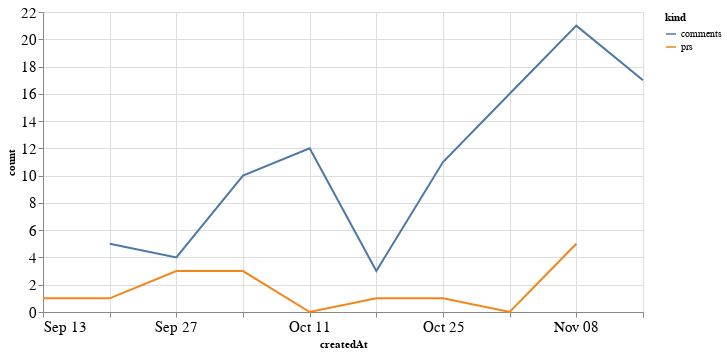

Source (notebook cell):
### Code cell
alt.Chart(total_time, width=600).mark_line().encode(
    x='createdAt',
    y='count',
    color='kind'
)

### Figure 1 — Vega-Lite specification as saved in the notebook (floating-point values rounded to 4 significant figures)
{"config": {"axisLeft": {"labelFontSize": 15}, "axisBottom": {"labelFontSize": 15}}, "data": {"name": "data-07a49b7de799172bb21f87c26c95b91c"}, "mark": "line", "encoding": {"color": {"type": "nominal", "field": "kind"}, "x": {"type": "temporal", "field": "createdAt"}, "y": {"type": "quantitative", "field": "count"}}, "width": 600, "$schema": "https://vega.github.io/schema/vega-lite/v4.8.1.json", "datasets": {"data-07a49b7de799172bb21f87c26c95b91c": [{"createdAt": "2020-09-13T00:00:00", "kind": "prs", "count": 1.0}, {"createdAt": "2020-09-20T00:00:00", "kind": "prs", "count": 1.0}, {"createdAt": "2020-09-27T00:00:00", "kind": "prs", "count": 3.0}, {"createdAt": "2020-10-04T00:00:00", "kind": "prs", "count": 3.0}, {"createdAt": "2020-10-11T00:00:00", "kind": "prs", "count": 0.0}, {"createdAt": "2020-10-18T00:00:00", "kind": "prs", "count": 1.0}, {"createdAt": "2020-10-25T00:00:00", "kind": "prs", "count": 1.0}, {"createdAt": "2020-11-01T00:00:00", "kind": "prs", "count": 0.0}, {"createdAt": "2020-11-08T00:00:00", "kind": "prs", "count": 5.0}, {"createdAt": "2020-11-15T00:00:00", "kind": "prs", "count": null}, {"createdAt": "2020-09-13T00:00:00", "kind": "comments", "count": null}, {"createdAt": "2020-09-20T00:00:00", "kind": "comments", "count": 5.0}, {"createdAt": "2020-09-27T00:00:00", "kind": "comments", "count": 4.0}, {"createdAt": "2020-10-04T00:00:00", "kind": "comments", "count": 10.0}, {"createdAt": "2020-10-11T00:00:00", "kind": "comments", "count": 12.0}, {"createdAt": "2020-10-18T00:00:00", "kind": "comments", "count": 3.0}, {"createdAt": "2020-10-25T00:00:00", "kind": "comments", "count": 11.0}, {"createdAt": "2020-11-01T00:00:00", "kind": "comments", "count": 16.0}, {"createdAt": "2020-11-08T00:00:00", "kind": "comments", "count": 21.0}, {"createdAt": "2020-11-15T00:00:00", "kind": "comments", "count": 17.0}]}}
